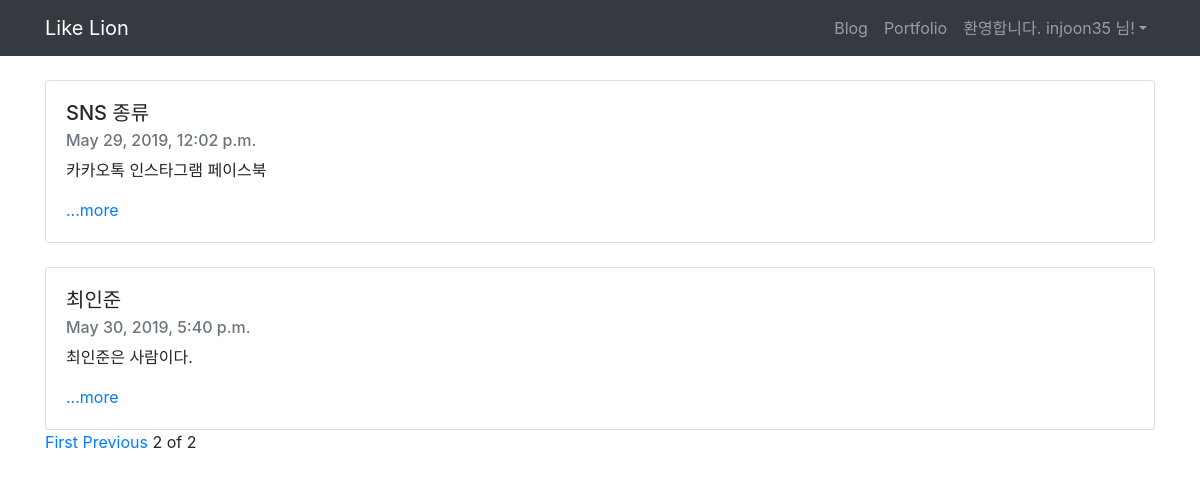
Page /?page=2 (signed in) on the committed database.
### blog/models.py (models this page shows, shortened)
class Blog(models.Model):
    title = models.CharField(max_length=200)
    pub_date = models.DateTimeField('date published')
    body = models.TextField()
    def summary(self):
        return self.body[:100]

### blog/views.py (the view)
# urls.py: 2. Add a URL to urlpatterns:  path('', views.home, name='home')
def home(request):
    blogs=Blog.objects
    blog_list=Blog.objects.all()
    paginator = Paginator(blog_list,3)
    page = request.GET.get('page')
    posts = paginator.get_page(page)
    return render(request, 'blog/home.html', {'blogs':blogs, 'posts':posts})

### blog/templates/blog/home.html (shortened to what this page needs)
{% extends 'base.html' %}
{% block content %}
{% for blog in posts %}
  <br>
  <div class="card">
      <div class="card-body">
          <h5 class="card-title">{{blog.title}}</h5>
          <h6 class="card-subtitle mb-2 text-muted">{{blog.pub_date}}</h6>
          <p class="card-text">{{blog.summary}}</p>
          <a href="{%url 'detail' blog.id%}" class="card-link">...more</a>
      </div>
  </div>
  {%endfor%}
  {%if posts.has_previous%}
<a href="?page=1">First</a>
<a href="?page={{posts.previous_page_number}}">Previous</a>
{%endif%}
<span>{{posts.number}}</span>
<span>of</span>
<span>{{posts.paginator.num_pages}}</span>
  {% endblock %}

### secondproject/templates/base.html (shortened to what this page needs)
<!DOCTYPE html>
<html lang="en">
<head>
    <link rel="stylesheet" href="https://stackpath.bootstrapcdn.com/bootstrap/4.1.3/css/bootstrap.min.css"
>
</head>
<body>
    <nav class="navbar navbar-expand-lg navbar-dark bg-dark">
        <div class="container">
            <a class="navbar-brand" href="{% url 'home' %}">Like Lion</a>
            <div class="collapse navbar-collapse" id="navbarNavAltMarkup">
                <ul class="navbar-nav ml-auto">
                    <li class="nav-item">
                        <a class="nav-item nav-link" href="{% url 'home' %}">Blog</span></a>
                    </li>
                    <li class="nav-item">
                        <a class="nav-item nav-link" href="{% url 'portfolio' %}">Portfolio</a>
                    </li>
                    {% if user.is_authenticated %}
                    <li class="nav-item dropdown">
                        <a class="nav-link dropdown-toggle" id="navbarDropdown" role="button" data-toggle="dropdown"
                            aria-haspopup="true" aria-expanded="false">환영합니다. {{ user.username }} 님!</a>
                    </li>
                    {% endif %}
                </ul>
            </div>
        </div>
    </nav>
    <div class="container">
    {% block content %}
    {% endblock %}
    </div>
</body>
</html>

### rows in the picture
Blog: title "SNS 종류", pub_date "May 29, 2019, 12:02 p.m.", summary "카카오톡 인스타그램 페이스북"
Blog: title "최인준", pub_date "May 30, 2019, 5:40 p.m.", summary "최인준은 사람이다."

### other values in the picture
{{ user.username }} "injoon35"
{{ posts.number }} "2"
{{ posts.paginator.num_pages }} "2"
